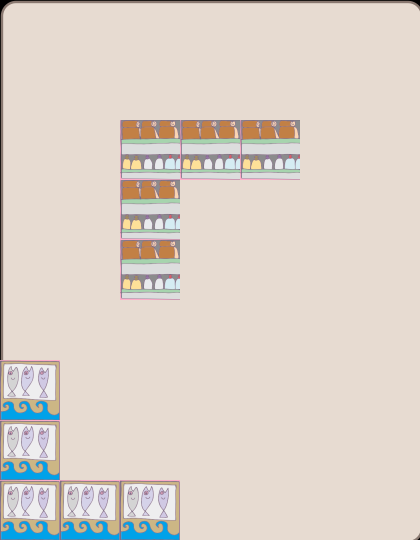

Tiled map render using the project's own tile images. Description and the map definition, with tile-layer contents summarised, below:
An orthogonal 7x9 tile map with 60x60 px tiles, 3 tile layers (background, Items, wall), 3 tilesets and 8 objects (item1, item2, item3, item4, food1, ...).

<map version="1.0" orientation="orthogonal" width="7" height="9" tilewidth="60" tileheight="60">
 <tileset firstgid="1" name="wall" tilewidth="60" tileheight="60">
  <image source="wall.png" width="120" height="120" />
 </tileset>
 <tileset firstgid="5" name="background1" tilewidth="60" tileheight="60">
  <image source="background1.png" width="424" height="544" />
 </tileset>
 <tileset firstgid="68" source="metaset1.tsx" />
 <layer name="background" width="7" height="9">
  <data>[63 cells, 63 non-empty, 63 distinct tile ids]</data>
 </layer>
 <layer name="Items" width="7" height="9">
  <data>[63 cells, 10 non-empty, 1 distinct tile ids]</data>
 </layer>
 <layer name="wall" width="7" height="9">
  <data>[63 cells, 10 non-empty, 2 distinct tile ids]</data>
 </layer>
 <objectgroup name="items" width="7" height="9">
  <object name="item1" x="300" y="420" width="59" height="58" />
  <object name="item2" x="179" y="482" width="59" height="55" />
  <object name="item3" x="60" y="121" width="58" height="58" />
  <object name="item4" x="303" y="61" width="54" height="53" />
 </objectgroup>
 <objectgroup name="foods" width="7" height="9">
  <object name="food1" x="61" y="421" width="58" height="58" />
  <object name="food2" x="179" y="179" width="60" height="57" />
 </objectgroup>
 <objectgroup name="object" width="7" height="9">
  <object name="character" x="301" y="299" width="57" height="60" />
 </objectgroup>
 <objectgroup name="endPoint" width="7" height="9">
  <object name="counter" x="121" y="61" width="58" height="56" />
 </objectgroup>
</map>
